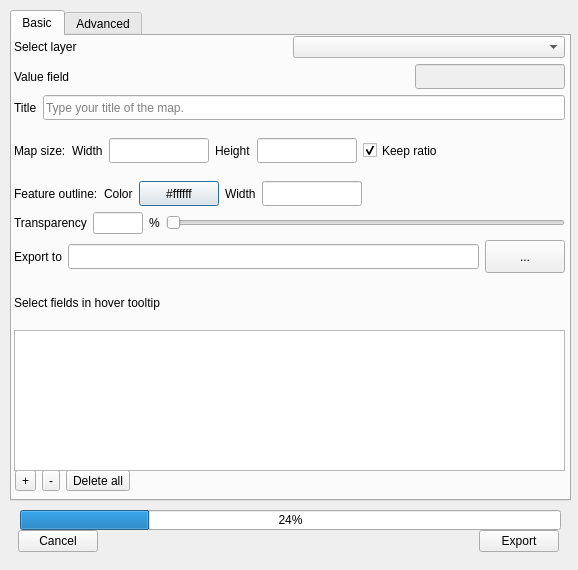
<?xml version="1.0" encoding="UTF-8"?>
<ui version="4.0">
 <class>bknqgisDialogBase</class>
 <widget class="QDialog" name="bknqgisDialogBase">
  <property name="enabled">
   <bool>true</bool>
  </property>
  <property name="geometry">
   <rect>
    <x>0</x>
    <y>0</y>
    <width>578</width>
    <height>570</height>
   </rect>
  </property>
  <property name="windowTitle">
   <string>bknqgis</string>
  </property>
  <widget class="QTabWidget" name="tabWidget">
   <property name="geometry">
    <rect>
     <x>10</x>
     <y>10</y>
     <width>561</width>
     <height>491</height>
    </rect>
   </property>
   <property name="currentIndex">
    <number>0</number>
   </property>
   <widget class="QWidget" name="tab1">
    <attribute name="title">
     <string>Basic</string>
    </attribute>
    <widget class="QWidget" name="layoutWidget">
     <property name="geometry">
      <rect>
       <x>3</x>
       <y>424</y>
       <width>541</width>
       <height>41</height>
      </rect>
     </property>
     <layout class="QHBoxLayout" name="horizontalLayout_6">
      <property name="sizeConstraint">
       <enum>QLayout::SetDefaultConstraint</enum>
      </property>
      <item>
       <widget class="QToolButton" name="addRowBTN">
        <property name="text">
         <string>+</string>
        </property>
       </widget>
      </item>
      <item>
       <widget class="QToolButton" name="delRowBTN">
        <property name="text">
         <string>-</string>
        </property>
       </widget>
      </item>
      <item>
       <widget class="QToolButton" name="delAllBTN">
        <property name="text">
         <string>Delete all</string>
        </property>
       </widget>
      </item>
      <item>
       <spacer name="horizontalSpacer">
        <property name="orientation">
         <enum>Qt::Horizontal</enum>
        </property>
        <property name="sizeHint" stdset="0">
         <size>
          <width>40</width>
          <height>20</height>
         </size>
        </property>
       </spacer>
      </item>
     </layout>
    </widget>
    <widget class="QWidget" name="horizontalLayoutWidget_2">
     <property name="geometry">
      <rect>
       <x>2</x>
       <y>294</y>
       <width>551</width>
       <height>141</height>
      </rect>
     </property>
     <layout class="QHBoxLayout" name="horizontalLayout_5">
      <item>
       <widget class="QTableWidget" name="tableWidget">
        <property name="sizePolicy">
         <sizepolicy hsizetype="Preferred" vsizetype="Preferred">
          <horstretch>0</horstretch>
          <verstretch>0</verstretch>
         </sizepolicy>
        </property>
        <property name="minimumSize">
         <size>
          <width>0</width>
          <height>100</height>
         </size>
        </property>
        <property name="maximumSize">
         <size>
          <width>16777215</width>
          <height>400</height>
         </size>
        </property>
       </widget>
      </item>
     </layout>
    </widget>
    <widget class="QWidget" name="verticalLayoutWidget_3">
     <property name="geometry">
      <rect>
       <x>2</x>
       <y>0</y>
       <width>551</width>
       <height>291</height>
      </rect>
     </property>
     <layout class="QVBoxLayout" name="verticalLayout_4">
      <item>
       <layout class="QHBoxLayout" name="horizontalLayout_9">
        <property name="sizeConstraint">
         <enum>QLayout::SetDefaultConstraint</enum>
        </property>
        <item>
         <widget class="QLabel" name="label_7">
          <property name="text">
           <string>Select layer</string>
          </property>
         </widget>
        </item>
        <item>
         <widget class="QComboBox" name="comboBoxLayer"/>
        </item>
       </layout>
      </item>
      <item>
       <layout class="QHBoxLayout" name="horizontalLayout_3">
        <property name="sizeConstraint">
         <enum>QLayout::SetDefaultConstraint</enum>
        </property>
        <item>
         <widget class="QLabel" name="label_4">
          <property name="text">
           <string>Value field</string>
          </property>
         </widget>
        </item>
        <item>
         <spacer name="horizontalSpacer_2">
          <property name="orientation">
           <enum>Qt::Horizontal</enum>
          </property>
          <property name="sizeHint" stdset="0">
           <size>
            <width>40</width>
            <height>20</height>
           </size>
          </property>
         </spacer>
        </item>
        <item>
         <widget class="QLineEdit" name="valueFieldText">
          <property name="enabled">
           <bool>false</bool>
          </property>
          <property name="maximumSize">
           <size>
            <width>150</width>
            <height>25</height>
           </size>
          </property>
         </widget>
        </item>
       </layout>
      </item>
      <item>
       <layout class="QHBoxLayout" name="horizontalLayout_10">
        <property name="sizeConstraint">
         <enum>QLayout::SetDefaultConstraint</enum>
        </property>
        <property name="rightMargin">
         <number>0</number>
        </property>
        <item>
         <widget class="QLabel" name="label_9">
          <property name="text">
           <string>Title</string>
          </property>
         </widget>
        </item>
        <item>
         <widget class="QLineEdit" name="lineEditTitle">
          <property name="sizePolicy">
           <sizepolicy hsizetype="Expanding" vsizetype="Minimum">
            <horstretch>0</horstretch>
            <verstretch>0</verstretch>
           </sizepolicy>
          </property>
          <property name="minimumSize">
           <size>
            <width>0</width>
            <height>20</height>
           </size>
          </property>
          <property name="maximumSize">
           <size>
            <width>16777215</width>
            <height>25</height>
           </size>
          </property>
          <property name="placeholderText">
           <string>Type your title of the map.</string>
          </property>
         </widget>
        </item>
       </layout>
      </item>
      <item>
       <layout class="QHBoxLayout" name="horizontalLayout_7">
        <property name="sizeConstraint">
         <enum>QLayout::SetDefaultConstraint</enum>
        </property>
        <item>
         <widget class="QLabel" name="label_31">
          <property name="text">
           <string>Map size:</string>
          </property>
         </widget>
        </item>
        <item>
         <widget class="QLabel" name="label_5">
          <property name="sizePolicy">
           <sizepolicy hsizetype="Preferred" vsizetype="Preferred">
            <horstretch>0</horstretch>
            <verstretch>0</verstretch>
           </sizepolicy>
          </property>
          <property name="text">
           <string>Width</string>
          </property>
         </widget>
        </item>
        <item>
         <widget class="QLineEdit" name="lineEditWidth">
          <property name="sizePolicy">
           <sizepolicy hsizetype="Preferred" vsizetype="Preferred">
            <horstretch>0</horstretch>
            <verstretch>0</verstretch>
           </sizepolicy>
          </property>
          <property name="maximumSize">
           <size>
            <width>100</width>
            <height>25</height>
           </size>
          </property>
         </widget>
        </item>
        <item>
         <widget class="QLabel" name="label_6">
          <property name="sizePolicy">
           <sizepolicy hsizetype="Preferred" vsizetype="Preferred">
            <horstretch>0</horstretch>
            <verstretch>0</verstretch>
           </sizepolicy>
          </property>
          <property name="text">
           <string>Height</string>
          </property>
         </widget>
        </item>
        <item>
         <widget class="QLineEdit" name="lineEditHeight">
          <property name="sizePolicy">
           <sizepolicy hsizetype="Preferred" vsizetype="Preferred">
            <horstretch>0</horstretch>
            <verstretch>0</verstretch>
           </sizepolicy>
          </property>
          <property name="maximumSize">
           <size>
            <width>100</width>
            <height>25</height>
           </size>
          </property>
         </widget>
        </item>
        <item>
         <widget class="QCheckBox" name="ratioCheckBox">
          <property name="sizePolicy">
           <sizepolicy hsizetype="Preferred" vsizetype="Preferred">
            <horstretch>0</horstretch>
            <verstretch>0</verstretch>
           </sizepolicy>
          </property>
          <property name="text">
           <string>Keep ratio</string>
          </property>
          <property name="checked">
           <bool>true</bool>
          </property>
         </widget>
        </item>
        <item>
         <spacer name="horizontalSpacer_4">
          <property name="orientation">
           <enum>Qt::Horizontal</enum>
          </property>
          <property name="sizeHint" stdset="0">
           <size>
            <width>40</width>
            <height>20</height>
           </size>
          </property>
         </spacer>
        </item>
       </layout>
      </item>
      <item>
       <layout class="QHBoxLayout" name="horizontalLayout_14">
        <property name="spacing">
         <number>-1</number>
        </property>
        <property name="sizeConstraint">
         <enum>QLayout::SetDefaultConstraint</enum>
        </property>
        <property name="rightMargin">
         <number>0</number>
        </property>
        <item>
         <widget class="QLabel" name="label">
          <property name="sizePolicy">
           <sizepolicy hsizetype="Preferred" vsizetype="Preferred">
            <horstretch>0</horstretch>
            <verstretch>0</verstretch>
           </sizepolicy>
          </property>
          <property name="text">
           <string>Feature outline:</string>
          </property>
         </widget>
        </item>
        <item>
         <widget class="QLabel" name="label_30">
          <property name="text">
           <string>Color</string>
          </property>
         </widget>
        </item>
        <item>
         <widget class="QPushButton" name="pushButtonOLColor">
          <property name="sizePolicy">
           <sizepolicy hsizetype="Preferred" vsizetype="Maximum">
            <horstretch>0</horstretch>
            <verstretch>0</verstretch>
           </sizepolicy>
          </property>
          <property name="minimumSize">
           <size>
            <width>0</width>
            <height>0</height>
           </size>
          </property>
          <property name="maximumSize">
           <size>
            <width>16777215</width>
            <height>25</height>
           </size>
          </property>
          <property name="text">
           <string>#ffffff</string>
          </property>
         </widget>
        </item>
        <item>
         <widget class="QLabel" name="label_12">
          <property name="sizePolicy">
           <sizepolicy hsizetype="Preferred" vsizetype="Preferred">
            <horstretch>0</horstretch>
            <verstretch>0</verstretch>
           </sizepolicy>
          </property>
          <property name="text">
           <string>Width</string>
          </property>
         </widget>
        </item>
        <item>
         <widget class="QLineEdit" name="lineEditOutlineWidth">
          <property name="sizePolicy">
           <sizepolicy hsizetype="Preferred" vsizetype="Preferred">
            <horstretch>0</horstretch>
            <verstretch>0</verstretch>
           </sizepolicy>
          </property>
          <property name="maximumSize">
           <size>
            <width>100</width>
            <height>25</height>
           </size>
          </property>
         </widget>
        </item>
        <item>
         <spacer name="horizontalSpacer_8">
          <property name="orientation">
           <enum>Qt::Horizontal</enum>
          </property>
          <property name="sizeHint" stdset="0">
           <size>
            <width>40</width>
            <height>20</height>
           </size>
          </property>
         </spacer>
        </item>
       </layout>
      </item>
      <item>
       <layout class="QHBoxLayout" name="horizontalLayout_11">
        <property name="sizeConstraint">
         <enum>QLayout::SetDefaultConstraint</enum>
        </property>
        <item>
         <widget class="QLabel" name="label_10">
          <property name="text">
           <string>Transparency</string>
          </property>
         </widget>
        </item>
        <item>
         <widget class="QLineEdit" name="lineEditAlpha">
          <property name="sizePolicy">
           <sizepolicy hsizetype="Minimum" vsizetype="Fixed">
            <horstretch>0</horstretch>
            <verstretch>0</verstretch>
           </sizepolicy>
          </property>
          <property name="maximumSize">
           <size>
            <width>50</width>
            <height>25</height>
           </size>
          </property>
         </widget>
        </item>
        <item>
         <widget class="QLabel" name="label_11">
          <property name="maximumSize">
           <size>
            <width>15</width>
            <height>16777215</height>
           </size>
          </property>
          <property name="text">
           <string>%</string>
          </property>
         </widget>
        </item>
        <item>
         <widget class="QSlider" name="alphaSlider">
          <property name="maximum">
           <number>100</number>
          </property>
          <property name="value">
           <number>0</number>
          </property>
          <property name="orientation">
           <enum>Qt::Horizontal</enum>
          </property>
         </widget>
        </item>
       </layout>
      </item>
      <item>
       <layout class="QHBoxLayout" name="horizontalLayout_4">
        <property name="sizeConstraint">
         <enum>QLayout::SetDefaultConstraint</enum>
        </property>
        <item>
         <widget class="QLabel" name="label_3">
          <property name="sizePolicy">
           <sizepolicy hsizetype="Preferred" vsizetype="Preferred">
            <horstretch>0</horstretch>
            <verstretch>0</verstretch>
           </sizepolicy>
          </property>
          <property name="text">
           <string>Export to</string>
          </property>
         </widget>
        </item>
        <item>
         <widget class="QLineEdit" name="lineEdit">
          <property name="sizePolicy">
           <sizepolicy hsizetype="Expanding" vsizetype="Minimum">
            <horstretch>0</horstretch>
            <verstretch>0</verstretch>
           </sizepolicy>
          </property>
          <property name="minimumSize">
           <size>
            <width>0</width>
            <height>20</height>
           </size>
          </property>
          <property name="maximumSize">
           <size>
            <width>16777215</width>
            <height>25</height>
           </size>
          </property>
         </widget>
        </item>
        <item>
         <widget class="QPushButton" name="outputBTN">
          <property name="sizePolicy">
           <sizepolicy hsizetype="Minimum" vsizetype="Preferred">
            <horstretch>0</horstretch>
            <verstretch>0</verstretch>
           </sizepolicy>
          </property>
          <property name="maximumSize">
           <size>
            <width>16777215</width>
            <height>33</height>
           </size>
          </property>
          <property name="text">
           <string>...</string>
          </property>
         </widget>
        </item>
       </layout>
      </item>
      <item>
       <layout class="QHBoxLayout" name="horizontalLayout_2">
        <property name="sizeConstraint">
         <enum>QLayout::SetDefaultConstraint</enum>
        </property>
        <item>
         <widget class="QLabel" name="label_2">
          <property name="text">
           <string>Select fields in hover tooltip</string>
          </property>
         </widget>
        </item>
       </layout>
      </item>
     </layout>
    </widget>
   </widget>
   <widget class="QWidget" name="tab2">
    <attribute name="title">
     <string>Advanced</string>
    </attribute>
    <widget class="QWidget" name="verticalLayoutWidget_2">
     <property name="geometry">
      <rect>
       <x>0</x>
       <y>330</y>
       <width>551</width>
       <height>81</height>
      </rect>
     </property>
     <layout class="QVBoxLayout" name="verticalLayout_2">
      <item>
       <layout class="QHBoxLayout" name="horizontalLayout_13">
        <item>
         <widget class="QLabel" name="labelZoom">
          <property name="text">
           <string>Zoom Level</string>
          </property>
         </widget>
        </item>
        <item>
         <widget class="QLineEdit" name="lineEditZoom">
          <property name="maximumSize">
           <size>
            <width>50</width>
            <height>16777215</height>
           </size>
          </property>
         </widget>
        </item>
        <item>
         <spacer name="horizontalSpacer_3">
          <property name="orientation">
           <enum>Qt::Horizontal</enum>
          </property>
          <property name="sizeHint" stdset="0">
           <size>
            <width>40</width>
            <height>20</height>
           </size>
          </property>
         </spacer>
        </item>
        <item>
         <widget class="QLabel" name="labelMapType">
          <property name="text">
           <string>Map Type</string>
          </property>
         </widget>
        </item>
        <item>
         <widget class="QComboBox" name="comboBoxMapType"/>
        </item>
       </layout>
      </item>
      <item>
       <layout class="QHBoxLayout" name="horizontalLayout_8">
        <item>
         <widget class="QLabel" name="labelAPI">
          <property name="text">
           <string>Your API Key</string>
          </property>
         </widget>
        </item>
        <item>
         <widget class="QLineEdit" name="lineEditGAPI">
          <property name="placeholderText">
           <string>Put your Google Maps Access API Here</string>
          </property>
         </widget>
        </item>
       </layout>
      </item>
     </layout>
    </widget>
    <widget class="QWidget" name="verticalLayoutWidget">
     <property name="geometry">
      <rect>
       <x>0</x>
       <y>0</y>
       <width>551</width>
       <height>321</height>
      </rect>
     </property>
     <layout class="QVBoxLayout" name="verticalLayout">
      <item>
       <layout class="QHBoxLayout" name="horizontalLayout_18">
        <item>
         <widget class="QLabel" name="label_16">
          <property name="maximumSize">
           <size>
            <width>16777215</width>
            <height>30</height>
           </size>
          </property>
          <property name="text">
           <string>Bokeh plot options</string>
          </property>
         </widget>
        </item>
        <item>
         <widget class="QLabel" name="label_15">
          <property name="text">
           <string/>
          </property>
         </widget>
        </item>
        <item>
         <widget class="QToolButton" name="loadSetting">
          <property name="text">
           <string>Load settings json from file</string>
          </property>
         </widget>
        </item>
       </layout>
      </item>
      <item>
       <layout class="QHBoxLayout" name="horizontalLayout_15">
        <item>
         <widget class="QLabel" name="label_18">
          <property name="text">
           <string>Margin:</string>
          </property>
         </widget>
        </item>
        <item>
         <widget class="QLabel" name="label_22">
          <property name="text">
           <string>Left</string>
          </property>
         </widget>
        </item>
        <item>
         <widget class="QLineEdit" name="leftMargin">
          <property name="maximumSize">
           <size>
            <width>100</width>
            <height>16777215</height>
           </size>
          </property>
          <property name="text">
           <string>40</string>
          </property>
         </widget>
        </item>
        <item>
         <widget class="QLabel" name="label_23">
          <property name="text">
           <string>Right</string>
          </property>
         </widget>
        </item>
        <item>
         <widget class="QLineEdit" name="rightMargin">
          <property name="maximumSize">
           <size>
            <width>100</width>
            <height>16777215</height>
           </size>
          </property>
          <property name="text">
           <string>40</string>
          </property>
         </widget>
        </item>
        <item>
         <widget class="QLabel" name="label_24">
          <property name="text">
           <string>Top</string>
          </property>
         </widget>
        </item>
        <item>
         <widget class="QLineEdit" name="topMargin">
          <property name="maximumSize">
           <size>
            <width>100</width>
            <height>16777215</height>
           </size>
          </property>
          <property name="text">
           <string>40</string>
          </property>
         </widget>
        </item>
        <item>
         <widget class="QLabel" name="label_25">
          <property name="text">
           <string>Bottom</string>
          </property>
         </widget>
        </item>
        <item>
         <widget class="QLineEdit" name="botMargin">
          <property name="maximumSize">
           <size>
            <width>100</width>
            <height>16777215</height>
           </size>
          </property>
          <property name="text">
           <string>40</string>
          </property>
         </widget>
        </item>
        <item>
         <widget class="QLabel" name="label_13">
          <property name="text">
           <string>Color</string>
          </property>
         </widget>
        </item>
        <item>
         <widget class="QPushButton" name="pushButtonBKBorderColor">
          <property name="sizePolicy">
           <sizepolicy hsizetype="Fixed" vsizetype="Fixed">
            <horstretch>0</horstretch>
            <verstretch>0</verstretch>
           </sizepolicy>
          </property>
          <property name="text">
           <string>#ffffff</string>
          </property>
         </widget>
        </item>
       </layout>
      </item>
      <item>
       <layout class="QHBoxLayout" name="horizontalLayout_16">
        <item>
         <widget class="QLabel" name="label_14">
          <property name="text">
           <string>Background:</string>
          </property>
         </widget>
        </item>
        <item>
         <widget class="QLabel" name="label_26">
          <property name="text">
           <string>Color</string>
          </property>
         </widget>
        </item>
        <item>
         <widget class="QPushButton" name="pushButtonBGColor">
          <property name="text">
           <string>#ffffff</string>
          </property>
         </widget>
        </item>
        <item>
         <widget class="QLabel" name="label_27">
          <property name="text">
           <string>Alpha</string>
          </property>
         </widget>
        </item>
        <item>
         <widget class="QLineEdit" name="lineEditBGAlpha">
          <property name="maximumSize">
           <size>
            <width>50</width>
            <height>16777215</height>
           </size>
          </property>
          <property name="text">
           <string>1</string>
          </property>
         </widget>
        </item>
        <item>
         <spacer name="horizontalSpacer_5">
          <property name="orientation">
           <enum>Qt::Horizontal</enum>
          </property>
          <property name="sizeHint" stdset="0">
           <size>
            <width>40</width>
            <height>20</height>
           </size>
          </property>
         </spacer>
        </item>
       </layout>
      </item>
      <item>
       <layout class="QHBoxLayout" name="horizontalLayout_19">
        <item>
         <widget class="QLabel" name="label_17">
          <property name="text">
           <string>Frame line: </string>
          </property>
         </widget>
        </item>
        <item>
         <widget class="QLabel" name="label_28">
          <property name="text">
           <string>Width</string>
          </property>
         </widget>
        </item>
        <item>
         <widget class="QLineEdit" name="lineEditPlotFrameWidth">
          <property name="maximumSize">
           <size>
            <width>50</width>
            <height>16777215</height>
           </size>
          </property>
          <property name="text">
           <string>1</string>
          </property>
         </widget>
        </item>
        <item>
         <widget class="QLabel" name="label_21">
          <property name="text">
           <string> Color</string>
          </property>
         </widget>
        </item>
        <item>
         <widget class="QPushButton" name="pushButtonFrameColor">
          <property name="sizePolicy">
           <sizepolicy hsizetype="Fixed" vsizetype="Fixed">
            <horstretch>0</horstretch>
            <verstretch>0</verstretch>
           </sizepolicy>
          </property>
          <property name="text">
           <string>#ffffff</string>
          </property>
         </widget>
        </item>
        <item>
         <widget class="QLabel" name="label_20">
          <property name="text">
           <string>Alpha</string>
          </property>
         </widget>
        </item>
        <item>
         <widget class="QLineEdit" name="lineEditFrameAlpha">
          <property name="maximumSize">
           <size>
            <width>50</width>
            <height>16777215</height>
           </size>
          </property>
          <property name="text">
           <string>1</string>
          </property>
         </widget>
        </item>
        <item>
         <spacer name="horizontalSpacer_6">
          <property name="orientation">
           <enum>Qt::Horizontal</enum>
          </property>
          <property name="sizeHint" stdset="0">
           <size>
            <width>40</width>
            <height>20</height>
           </size>
          </property>
         </spacer>
        </item>
       </layout>
      </item>
      <item>
       <layout class="QHBoxLayout" name="horizontalLayout_17">
        <item>
         <widget class="QLabel" name="label_19">
          <property name="text">
           <string>Tool location</string>
          </property>
         </widget>
        </item>
        <item>
         <widget class="QComboBox" name="comboBoxToolPosition"/>
        </item>
        <item>
         <spacer name="horizontalSpacer_10">
          <property name="orientation">
           <enum>Qt::Horizontal</enum>
          </property>
          <property name="sizeHint" stdset="0">
           <size>
            <width>40</width>
            <height>20</height>
           </size>
          </property>
         </spacer>
        </item>
        <item>
         <widget class="QLabel" name="label_29">
          <property name="text">
           <string>Sizing mode</string>
          </property>
         </widget>
        </item>
        <item>
         <widget class="QComboBox" name="comboBoxSizingMode"/>
        </item>
       </layout>
      </item>
      <item>
       <layout class="QHBoxLayout" name="horizontalLayout_20">
        <item>
         <widget class="QLabel" name="label_8">
          <property name="text">
           <string>BokehJS</string>
          </property>
         </widget>
        </item>
        <item>
         <widget class="QRadioButton" name="radioButtonCDN">
          <property name="text">
           <string>CDN</string>
          </property>
          <property name="checked">
           <bool>true</bool>
          </property>
         </widget>
        </item>
        <item>
         <widget class="QRadioButton" name="radioButtonINLINE">
          <property name="text">
           <string>INLINE</string>
          </property>
         </widget>
        </item>
       </layout>
      </item>
      <item>
       <widget class="Line" name="line">
        <property name="orientation">
         <enum>Qt::Horizontal</enum>
        </property>
       </widget>
      </item>
      <item>
       <widget class="QCheckBox" name="GoogleCheckBox">
        <property name="text">
         <string>Google Maps Enabled (Be sure your map is in WGS84)</string>
        </property>
       </widget>
      </item>
     </layout>
    </widget>
   </widget>
  </widget>
  <widget class="QProgressBar" name="progressBar">
   <property name="geometry">
    <rect>
     <x>20</x>
     <y>510</y>
     <width>541</width>
     <height>20</height>
    </rect>
   </property>
   <property name="value">
    <number>24</number>
   </property>
  </widget>
  <widget class="QWidget" name="horizontalLayoutWidget_3">
   <property name="geometry">
    <rect>
     <x>18</x>
     <y>516</y>
     <width>541</width>
     <height>51</height>
    </rect>
   </property>
   <layout class="QHBoxLayout" name="horizontalLayout_12">
    <item>
     <widget class="QPushButton" name="cancelBTN">
      <property name="text">
       <string>Cancel</string>
      </property>
     </widget>
    </item>
    <item>
     <spacer name="horizontalSpacer_7">
      <property name="orientation">
       <enum>Qt::Horizontal</enum>
      </property>
      <property name="sizeHint" stdset="0">
       <size>
        <width>40</width>
        <height>20</height>
       </size>
      </property>
     </spacer>
    </item>
    <item>
     <widget class="QPushButton" name="previewBTN">
      <property name="minimumSize">
       <size>
        <width>50</width>
        <height>0</height>
       </size>
      </property>
      <property name="text">
       <string>Export</string>
      </property>
     </widget>
    </item>
   </layout>
  </widget>
 </widget>
 <resources/>
 <connections/>
</ui>
